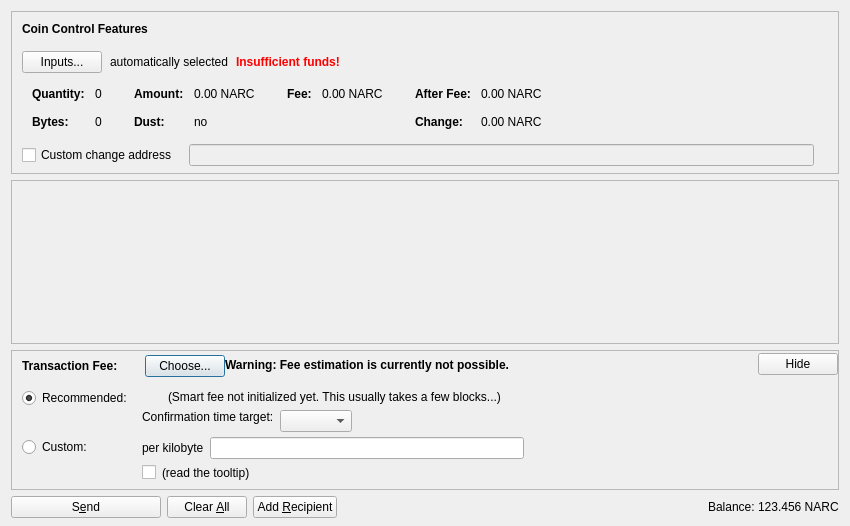
<?xml version="1.0" encoding="UTF-8"?>
<ui version="4.0">
 <class>SendCoinsDialog</class>
 <widget class="QDialog" name="SendCoinsDialog">
  <property name="geometry">
   <rect>
    <x>0</x>
    <y>0</y>
    <width>850</width>
    <height>526</height>
   </rect>
  </property>
  <property name="windowTitle">
   <string>Send Coins</string>
  </property>
  <layout class="QVBoxLayout" name="verticalLayout" stretch="0,1,0,0">
   <property name="bottomMargin">
    <number>8</number>
   </property>
   <item>
    <widget class="QFrame" name="frameCoinControl">
     <property name="sizePolicy">
      <sizepolicy hsizetype="Expanding" vsizetype="Expanding">
       <horstretch>0</horstretch>
       <verstretch>0</verstretch>
      </sizepolicy>
     </property>
     <property name="maximumSize">
      <size>
       <width>16777215</width>
       <height>16777215</height>
      </size>
     </property>
     <property name="frameShape">
      <enum>QFrame::StyledPanel</enum>
     </property>
     <property name="frameShadow">
      <enum>QFrame::Sunken</enum>
     </property>
     <layout class="QVBoxLayout" name="verticalLayoutCoinControl2">
      <property name="spacing">
       <number>0</number>
      </property>
      <property name="leftMargin">
       <number>0</number>
      </property>
      <property name="topMargin">
       <number>0</number>
      </property>
      <property name="rightMargin">
       <number>0</number>
      </property>
      <property name="bottomMargin">
       <number>6</number>
      </property>
      <item>
       <layout class="QVBoxLayout" name="verticalLayoutCoinControl" stretch="0,0,0,0,1">
        <property name="spacing">
         <number>0</number>
        </property>
        <property name="leftMargin">
         <number>10</number>
        </property>
        <property name="topMargin">
         <number>10</number>
        </property>
        <item>
         <layout class="QHBoxLayout" name="horizontalLayoutCoinControl1">
          <property name="bottomMargin">
           <number>15</number>
          </property>
          <item>
           <widget class="QLabel" name="labelCoinControlFeatures">
            <property name="sizePolicy">
             <sizepolicy hsizetype="Preferred" vsizetype="Maximum">
              <horstretch>0</horstretch>
              <verstretch>0</verstretch>
             </sizepolicy>
            </property>
            <property name="font">
             <font>
              <weight>75</weight>
              <bold>true</bold>
             </font>
            </property>
            <property name="styleSheet">
             <string notr="true">font-weight:bold;</string>
            </property>
            <property name="text">
             <string>Coin Control Features</string>
            </property>
           </widget>
          </item>
         </layout>
        </item>
        <item>
         <layout class="QHBoxLayout" name="horizontalLayoutCoinControl2" stretch="0,0,0,0">
          <property name="spacing">
           <number>8</number>
          </property>
          <property name="bottomMargin">
           <number>10</number>
          </property>
          <item>
           <widget class="QPushButton" name="pushButtonCoinControl">
            <property name="styleSheet">
             <string notr="true"/>
            </property>
            <property name="text">
             <string>Inputs...</string>
            </property>
            <property name="autoDefault">
             <bool>false</bool>
            </property>
           </widget>
          </item>
          <item>
           <widget class="QLabel" name="labelCoinControlAutomaticallySelected">
            <property name="text">
             <string>automatically selected</string>
            </property>
            <property name="margin">
             <number>5</number>
            </property>
           </widget>
          </item>
          <item>
           <widget class="QLabel" name="labelCoinControlInsuffFunds">
            <property name="font">
             <font>
              <weight>75</weight>
              <bold>true</bold>
             </font>
            </property>
            <property name="styleSheet">
             <string notr="true">color:red;font-weight:bold;</string>
            </property>
            <property name="text">
             <string>Insufficient funds!</string>
            </property>
            <property name="margin">
             <number>5</number>
            </property>
           </widget>
          </item>
          <item>
           <spacer name="horizontalSpacerCoinControl">
            <property name="orientation">
             <enum>Qt::Horizontal</enum>
            </property>
            <property name="sizeHint" stdset="0">
             <size>
              <width>40</width>
              <height>1</height>
             </size>
            </property>
           </spacer>
          </item>
         </layout>
        </item>
        <item>
         <widget class="QWidget" name="widgetCoinControl" native="true">
          <property name="sizePolicy">
           <sizepolicy hsizetype="Preferred" vsizetype="Preferred">
            <horstretch>0</horstretch>
            <verstretch>0</verstretch>
           </sizepolicy>
          </property>
          <property name="minimumSize">
           <size>
            <width>0</width>
            <height>0</height>
           </size>
          </property>
          <property name="styleSheet">
           <string notr="true"/>
          </property>
          <layout class="QHBoxLayout" name="horizontalLayoutCoinControl5">
           <property name="leftMargin">
            <number>0</number>
           </property>
           <property name="topMargin">
            <number>0</number>
           </property>
           <property name="rightMargin">
            <number>0</number>
           </property>
           <property name="bottomMargin">
            <number>0</number>
           </property>
           <item>
            <layout class="QHBoxLayout" name="horizontalLayoutCoinControl3" stretch="0,0,0,1">
             <property name="spacing">
              <number>20</number>
             </property>
             <property name="topMargin">
              <number>0</number>
             </property>
             <property name="bottomMargin">
              <number>10</number>
             </property>
             <item>
              <layout class="QFormLayout" name="formLayoutCoinControl1">
               <property name="horizontalSpacing">
                <number>10</number>
               </property>
               <property name="verticalSpacing">
                <number>14</number>
               </property>
               <property name="leftMargin">
                <number>10</number>
               </property>
               <property name="topMargin">
                <number>4</number>
               </property>
               <property name="rightMargin">
                <number>6</number>
               </property>
               <item row="0" column="0">
                <widget class="QLabel" name="labelCoinControlQuantityText">
                 <property name="font">
                  <font>
                   <weight>75</weight>
                   <bold>true</bold>
                  </font>
                 </property>
                 <property name="text">
                  <string>Quantity:</string>
                 </property>
                 <property name="margin">
                  <number>0</number>
                 </property>
                </widget>
               </item>
               <item row="0" column="1">
                <widget class="QLabel" name="labelCoinControlQuantity">
                 <property name="cursor">
                  <cursorShape>IBeamCursor</cursorShape>
                 </property>
                 <property name="contextMenuPolicy">
                  <enum>Qt::ActionsContextMenu</enum>
                 </property>
                 <property name="text">
                  <string notr="true">0</string>
                 </property>
                 <property name="margin">
                  <number>0</number>
                 </property>
                 <property name="textInteractionFlags">
                  <set>Qt::LinksAccessibleByMouse|Qt::TextSelectableByKeyboard|Qt::TextSelectableByMouse</set>
                 </property>
                </widget>
               </item>
               <item row="1" column="0">
                <widget class="QLabel" name="labelCoinControlBytesText">
                 <property name="font">
                  <font>
                   <weight>75</weight>
                   <bold>true</bold>
                  </font>
                 </property>
                 <property name="text">
                  <string>Bytes:</string>
                 </property>
                </widget>
               </item>
               <item row="1" column="1">
                <widget class="QLabel" name="labelCoinControlBytes">
                 <property name="cursor">
                  <cursorShape>IBeamCursor</cursorShape>
                 </property>
                 <property name="contextMenuPolicy">
                  <enum>Qt::ActionsContextMenu</enum>
                 </property>
                 <property name="text">
                  <string notr="true">0</string>
                 </property>
                 <property name="textInteractionFlags">
                  <set>Qt::LinksAccessibleByMouse|Qt::TextSelectableByKeyboard|Qt::TextSelectableByMouse</set>
                 </property>
                </widget>
               </item>
              </layout>
             </item>
             <item>
              <layout class="QFormLayout" name="formLayoutCoinControl2">
               <property name="horizontalSpacing">
                <number>10</number>
               </property>
               <property name="verticalSpacing">
                <number>14</number>
               </property>
               <property name="leftMargin">
                <number>6</number>
               </property>
               <property name="topMargin">
                <number>4</number>
               </property>
               <property name="rightMargin">
                <number>6</number>
               </property>
               <item row="0" column="0">
                <widget class="QLabel" name="labelCoinControlAmountText">
                 <property name="font">
                  <font>
                   <weight>75</weight>
                   <bold>true</bold>
                  </font>
                 </property>
                 <property name="text">
                  <string>Amount:</string>
                 </property>
                 <property name="margin">
                  <number>0</number>
                 </property>
                </widget>
               </item>
               <item row="0" column="1">
                <widget class="QLabel" name="labelCoinControlAmount">
                 <property name="cursor">
                  <cursorShape>IBeamCursor</cursorShape>
                 </property>
                 <property name="contextMenuPolicy">
                  <enum>Qt::ActionsContextMenu</enum>
                 </property>
                 <property name="text">
                  <string notr="true">0.00 NARC</string>
                 </property>
                 <property name="textInteractionFlags">
                  <set>Qt::LinksAccessibleByMouse|Qt::TextSelectableByKeyboard|Qt::TextSelectableByMouse</set>
                 </property>
                </widget>
               </item>
               <item row="1" column="0">
                <widget class="QLabel" name="labelCoinControlLowOutputText">
                 <property name="font">
                  <font>
                   <weight>75</weight>
                   <bold>true</bold>
                  </font>
                 </property>
                 <property name="text">
                  <string>Dust:</string>
                 </property>
                </widget>
               </item>
               <item row="1" column="1">
                <widget class="QLabel" name="labelCoinControlLowOutput">
                 <property name="cursor">
                  <cursorShape>IBeamCursor</cursorShape>
                 </property>
                 <property name="contextMenuPolicy">
                  <enum>Qt::ActionsContextMenu</enum>
                 </property>
                 <property name="text">
                  <string notr="true">no</string>
                 </property>
                 <property name="textInteractionFlags">
                  <set>Qt::LinksAccessibleByMouse|Qt::TextSelectableByKeyboard|Qt::TextSelectableByMouse</set>
                 </property>
                </widget>
               </item>
              </layout>
             </item>
             <item>
              <layout class="QFormLayout" name="formLayoutCoinControl3">
               <property name="horizontalSpacing">
                <number>10</number>
               </property>
               <property name="verticalSpacing">
                <number>14</number>
               </property>
               <property name="leftMargin">
                <number>6</number>
               </property>
               <property name="topMargin">
                <number>4</number>
               </property>
               <property name="rightMargin">
                <number>6</number>
               </property>
               <item row="0" column="0">
                <widget class="QLabel" name="labelCoinControlFeeText">
                 <property name="font">
                  <font>
                   <weight>75</weight>
                   <bold>true</bold>
                  </font>
                 </property>
                 <property name="text">
                  <string>Fee:</string>
                 </property>
                 <property name="margin">
                  <number>0</number>
                 </property>
                </widget>
               </item>
               <item row="0" column="1">
                <widget class="QLabel" name="labelCoinControlFee">
                 <property name="cursor">
                  <cursorShape>IBeamCursor</cursorShape>
                 </property>
                 <property name="contextMenuPolicy">
                  <enum>Qt::ActionsContextMenu</enum>
                 </property>
                 <property name="text">
                  <string notr="true">0.00 NARC</string>
                 </property>
                 <property name="textInteractionFlags">
                  <set>Qt::LinksAccessibleByMouse|Qt::TextSelectableByKeyboard|Qt::TextSelectableByMouse</set>
                 </property>
                </widget>
               </item>
              </layout>
             </item>
             <item>
              <layout class="QFormLayout" name="formLayoutCoinControl4">
               <property name="horizontalSpacing">
                <number>10</number>
               </property>
               <property name="verticalSpacing">
                <number>14</number>
               </property>
               <property name="leftMargin">
                <number>6</number>
               </property>
               <property name="topMargin">
                <number>4</number>
               </property>
               <property name="rightMargin">
                <number>6</number>
               </property>
               <item row="0" column="0">
                <widget class="QLabel" name="labelCoinControlAfterFeeText">
                 <property name="font">
                  <font>
                   <weight>75</weight>
                   <bold>true</bold>
                  </font>
                 </property>
                 <property name="text">
                  <string>After Fee:</string>
                 </property>
                 <property name="margin">
                  <number>0</number>
                 </property>
                </widget>
               </item>
               <item row="0" column="1">
                <widget class="QLabel" name="labelCoinControlAfterFee">
                 <property name="cursor">
                  <cursorShape>IBeamCursor</cursorShape>
                 </property>
                 <property name="contextMenuPolicy">
                  <enum>Qt::ActionsContextMenu</enum>
                 </property>
                 <property name="text">
                  <string notr="true">0.00 NARC</string>
                 </property>
                 <property name="textInteractionFlags">
                  <set>Qt::LinksAccessibleByMouse|Qt::TextSelectableByKeyboard|Qt::TextSelectableByMouse</set>
                 </property>
                </widget>
               </item>
               <item row="1" column="0">
                <widget class="QLabel" name="labelCoinControlChangeText">
                 <property name="font">
                  <font>
                   <weight>75</weight>
                   <bold>true</bold>
                  </font>
                 </property>
                 <property name="text">
                  <string>Change:</string>
                 </property>
                </widget>
               </item>
               <item row="1" column="1">
                <widget class="QLabel" name="labelCoinControlChange">
                 <property name="cursor">
                  <cursorShape>IBeamCursor</cursorShape>
                 </property>
                 <property name="contextMenuPolicy">
                  <enum>Qt::ActionsContextMenu</enum>
                 </property>
                 <property name="text">
                  <string notr="true">0.00 NARC</string>
                 </property>
                 <property name="textInteractionFlags">
                  <set>Qt::LinksAccessibleByMouse|Qt::TextSelectableByKeyboard|Qt::TextSelectableByMouse</set>
                 </property>
                </widget>
               </item>
              </layout>
             </item>
            </layout>
           </item>
          </layout>
         </widget>
        </item>
        <item>
         <layout class="QHBoxLayout" name="horizontalLayoutCoinControl4" stretch="0,0,0">
          <property name="spacing">
           <number>12</number>
          </property>
          <property name="sizeConstraint">
           <enum>QLayout::SetDefaultConstraint</enum>
          </property>
          <property name="topMargin">
           <number>5</number>
          </property>
          <property name="rightMargin">
           <number>5</number>
          </property>
          <item>
           <widget class="QCheckBox" name="checkBoxCoinControlChange">
            <property name="toolTip">
             <string>If this is activated, but the change address is empty or invalid, change will be sent to a newly generated address.</string>
            </property>
            <property name="text">
             <string>Custom change address</string>
            </property>
           </widget>
          </item>
          <item>
           <widget class="QValidatedLineEdit" name="lineEditCoinControlChange">
            <property name="enabled">
             <bool>false</bool>
            </property>
            <property name="sizePolicy">
             <sizepolicy hsizetype="Expanding" vsizetype="Fixed">
              <horstretch>0</horstretch>
              <verstretch>0</verstretch>
             </sizepolicy>
            </property>
           </widget>
          </item>
          <item>
           <widget class="QLabel" name="labelCoinControlChangeLabel">
            <property name="sizePolicy">
             <sizepolicy hsizetype="Preferred" vsizetype="Expanding">
              <horstretch>0</horstretch>
              <verstretch>0</verstretch>
             </sizepolicy>
            </property>
            <property name="minimumSize">
             <size>
              <width>0</width>
              <height>0</height>
             </size>
            </property>
            <property name="text">
             <string/>
            </property>
            <property name="margin">
             <number>3</number>
            </property>
           </widget>
          </item>
         </layout>
        </item>
        <item>
         <spacer name="verticalSpacerCoinControl">
          <property name="orientation">
           <enum>Qt::Vertical</enum>
          </property>
          <property name="sizeHint" stdset="0">
           <size>
            <width>800</width>
            <height>1</height>
           </size>
          </property>
         </spacer>
        </item>
       </layout>
      </item>
     </layout>
    </widget>
   </item>
   <item>
    <widget class="QScrollArea" name="scrollArea">
     <property name="widgetResizable">
      <bool>true</bool>
     </property>
     <widget class="QWidget" name="scrollAreaWidgetContents">
      <property name="geometry">
       <rect>
        <x>0</x>
        <y>0</y>
        <width>830</width>
        <height>104</height>
       </rect>
      </property>
      <layout class="QVBoxLayout" name="verticalLayout_2" stretch="0,1">
       <property name="leftMargin">
        <number>0</number>
       </property>
       <property name="topMargin">
        <number>0</number>
       </property>
       <property name="rightMargin">
        <number>0</number>
       </property>
       <property name="bottomMargin">
        <number>0</number>
       </property>
       <item>
        <layout class="QVBoxLayout" name="entries">
         <property name="spacing">
          <number>6</number>
         </property>
        </layout>
       </item>
       <item>
        <spacer name="verticalSpacer">
         <property name="orientation">
          <enum>Qt::Vertical</enum>
         </property>
         <property name="sizeHint" stdset="0">
          <size>
           <width>20</width>
           <height>40</height>
          </size>
         </property>
        </spacer>
       </item>
      </layout>
     </widget>
    </widget>
   </item>
   <item>
    <widget class="QFrame" name="frameFee">
     <property name="sizePolicy">
      <sizepolicy hsizetype="Expanding" vsizetype="Expanding">
       <horstretch>0</horstretch>
       <verstretch>0</verstretch>
      </sizepolicy>
     </property>
     <property name="maximumSize">
      <size>
       <width>16777215</width>
       <height>16777215</height>
      </size>
     </property>
     <property name="frameShape">
      <enum>QFrame::StyledPanel</enum>
     </property>
     <property name="frameShadow">
      <enum>QFrame::Sunken</enum>
     </property>
     <layout class="QVBoxLayout" name="verticalLayoutFee1">
      <property name="spacing">
       <number>0</number>
      </property>
      <property name="leftMargin">
       <number>0</number>
      </property>
      <property name="topMargin">
       <number>0</number>
      </property>
      <property name="rightMargin">
       <number>0</number>
      </property>
      <property name="bottomMargin">
       <number>0</number>
      </property>
      <item>
       <layout class="QVBoxLayout" name="verticalLayoutFee2" stretch="0,0,0">
        <property name="spacing">
         <number>0</number>
        </property>
        <property name="leftMargin">
         <number>10</number>
        </property>
        <property name="topMargin">
         <number>0</number>
        </property>
        <item>
         <layout class="QHBoxLayout" name="horizontalLayoutFee1">
          <property name="bottomMargin">
           <number>0</number>
          </property>
          <item>
           <layout class="QVBoxLayout" name="verticalLayoutFee7">
            <property name="spacing">
             <number>0</number>
            </property>
            <item>
             <spacer name="verticalSpacerSmartFee">
              <property name="orientation">
               <enum>Qt::Vertical</enum>
              </property>
              <property name="sizeType">
               <enum>QSizePolicy::Fixed</enum>
              </property>
              <property name="sizeHint" stdset="0">
               <size>
                <width>1</width>
                <height>4</height>
               </size>
              </property>
             </spacer>
            </item>
            <item>
             <layout class="QHBoxLayout" name="horizontalLayoutSmartFee">
              <property name="spacing">
               <number>10</number>
              </property>
              <item>
               <widget class="QLabel" name="labelFeeHeadline">
                <property name="sizePolicy">
                 <sizepolicy hsizetype="Preferred" vsizetype="Maximum">
                  <horstretch>0</horstretch>
                  <verstretch>0</verstretch>
                 </sizepolicy>
                </property>
                <property name="font">
                 <font>
                  <weight>75</weight>
                  <bold>true</bold>
                 </font>
                </property>
                <property name="styleSheet">
                 <string notr="true">font-weight:bold;</string>
                </property>
                <property name="text">
                 <string>Transaction Fee:</string>
                </property>
               </widget>
              </item>
              <item>
               <widget class="QLabel" name="labelFeeMinimized">
                <property name="text">
                 <string/>
                </property>
               </widget>
              </item>
              <item>
               <widget class="QPushButton" name="buttonChooseFee">
                <property name="text">
                 <string>Choose...</string>
                </property>
               </widget>
              </item>
             </layout>
            </item>
            <item>
             <spacer name="verticalSpacer_5">
              <property name="orientation">
               <enum>Qt::Vertical</enum>
              </property>
              <property name="sizeHint" stdset="0">
               <size>
                <width>1</width>
                <height>1</height>
               </size>
              </property>
             </spacer>
            </item>
           </layout>
          </item>
          <item>
           <widget class="QLabel" name="fallbackFeeWarningLabel">
            <property name="toolTip">
             <string>Using the fallbackfee can result in sending a transaction that will take several hours or days (or never) to confirm. Consider choosing your fee manually or wait until you have validated the complete chain.</string>
            </property>
            <property name="font">
            <font>
                <weight>75</weight>
                <bold>true</bold>
            </font>
            </property>
            <property name="text">
             <string>Warning: Fee estimation is currently not possible.</string>
            </property>
            <property name="wordWrap">
             <bool>false</bool>
            </property>
           </widget>
          </item>
          <item>
           <spacer name="horizontalSpacer_4">
            <property name="orientation">
             <enum>Qt::Horizontal</enum>
            </property>
            <property name="sizeType">
             <enum>QSizePolicy::MinimumExpanding</enum>
            </property>
            <property name="sizeHint" stdset="0">
             <size>
              <width>40</width>
              <height>20</height>
             </size>
            </property>
           </spacer>
          </item>
          <item>
           <widget class="QPushButton" name="buttonMinimizeFee">
            <property name="toolTip">
             <string>collapse fee-settings</string>
            </property>
            <property name="text">
             <string>Hide</string>
            </property>
           </widget>
          </item>
         </layout>
        </item>
        <item>
         <widget class="QFrame" name="frameFeeSelection">
          <layout class="QVBoxLayout" name="verticalLayoutFee12">
           <property name="spacing">
            <number>0</number>
           </property>
           <property name="leftMargin">
            <number>0</number>
           </property>
           <property name="topMargin">
            <number>0</number>
           </property>
           <property name="rightMargin">
            <number>0</number>
           </property>
           <property name="bottomMargin">
            <number>0</number>
           </property>
           <item>
            <layout class="QGridLayout" name="gridLayoutFee">
             <property name="topMargin">
              <number>10</number>
             </property>
             <property name="bottomMargin">
              <number>4</number>
             </property>
             <property name="horizontalSpacing">
              <number>10</number>
             </property>
             <property name="verticalSpacing">
              <number>4</number>
             </property>
             <item row="1" column="1">
              <layout class="QVBoxLayout" name="verticalLayoutFee8">
               <property name="spacing">
                <number>6</number>
               </property>
               <item>
                <layout class="QHBoxLayout" name="horizontalLayoutFee13">
                 <item>
                  <widget class="QLabel" name="labelCustomPerKilobyte">
                   <property name="toolTip">
                    <string>If the custom fee is set to 1000 satoshis and the transaction is only 250 bytes, then &quot;per kilobyte&quot; only pays 250 satoshis in fee, while &quot;total at least&quot; pays 1000 satoshis. For transactions bigger than a kilobyte both pay by kilobyte.</string>
                   </property>
                   <property name="text">
                    <string>per kilobyte</string>
                   </property>
                  </widget>
                 </item>
                 <item>
                  <widget class="BitcoinAmountField" name="customFee"/>
                 </item>
                 <item>
                  <spacer name="horizontalSpacer_6">
                   <property name="orientation">
                    <enum>Qt::Horizontal</enum>
                   </property>
                   <property name="sizeHint" stdset="0">
                    <size>
                     <width>1</width>
                     <height>1</height>
                    </size>
                   </property>
                  </spacer>
                 </item>
                </layout>
               </item>
               <item>
                <layout class="QHBoxLayout" name="horizontalLayoutFee8">
                 <item>
                  <widget class="QCheckBox" name="checkBoxMinimumFee">
                   <property name="toolTip">
                    <string>Paying only the minimum fee is just fine as long as there is less transaction volume than space in the blocks. But be aware that this can end up in a never confirming transaction once there is more demand for narucoin transactions than the network can process.</string>
                   </property>
                   <property name="text">
                    <string/>
                   </property>
                  </widget>
                 </item>
                 <item>
                  <widget class="QLabel" name="labelMinFeeWarning">
                   <property name="enabled">
                    <bool>true</bool>
                   </property>
                   <property name="toolTip">
                    <string>Paying only the minimum fee is just fine as long as there is less transaction volume than space in the blocks. But be aware that this can end up in a never confirming transaction once there is more demand for narucoin transactions than the network can process.</string>
                   </property>
                   <property name="text">
                    <string>(read the tooltip)</string>
                   </property>
                   <property name="margin">
                    <number>5</number>
                   </property>
                  </widget>
                 </item>
                 <item>
                  <spacer name="horizontalSpacer_2">
                   <property name="orientation">
                    <enum>Qt::Horizontal</enum>
                   </property>
                   <property name="sizeHint" stdset="0">
                    <size>
                     <width>1</width>
                     <height>1</height>
                    </size>
                   </property>
                  </spacer>
                 </item>
                </layout>
               </item>
              </layout>
             </item>
             <item row="0" column="0">
              <layout class="QVBoxLayout" name="verticalLayoutFee4" stretch="0,1">
               <item>
                <widget class="QRadioButton" name="radioSmartFee">
                 <property name="text">
                  <string>Recommended:</string>
                 </property>
                 <property name="checked">
                  <bool>true</bool>
                 </property>
                 <attribute name="buttonGroup">
                  <string notr="true">groupFee</string>
                 </attribute>
                </widget>
               </item>
               <item>
                <spacer name="verticalSpacer_2">
                 <property name="orientation">
                  <enum>Qt::Vertical</enum>
                 </property>
                 <property name="sizeHint" stdset="0">
                  <size>
                   <width>1</width>
                   <height>1</height>
                  </size>
                 </property>
                </spacer>
               </item>
              </layout>
             </item>
             <item row="1" column="0">
              <layout class="QVBoxLayout" name="verticalLayoutFee9" stretch="0,1">
               <item>
                <widget class="QRadioButton" name="radioCustomFee">
                 <property name="text">
                  <string>Custom:</string>
                 </property>
                 <attribute name="buttonGroup">
                  <string notr="true">groupFee</string>
                 </attribute>
                </widget>
               </item>
               <item>
                <spacer name="verticalSpacer_6">
                 <property name="orientation">
                  <enum>Qt::Vertical</enum>
                 </property>
                 <property name="sizeHint" stdset="0">
                  <size>
                   <width>1</width>
                   <height>1</height>
                  </size>
                 </property>
                </spacer>
               </item>
              </layout>
             </item>
             <item row="0" column="1">
              <layout class="QVBoxLayout" name="verticalLayoutFee3" stretch="0,0,1">
               <property name="spacing">
                <number>6</number>
               </property>
               <property name="topMargin">
                <number>2</number>
               </property>
               <item>
                <layout class="QHBoxLayout" name="horizontalLayoutFee12">
                 <item>
                  <widget class="QLabel" name="labelSmartFee">
                   <property name="text">
                    <string/>
                   </property>
                   <property name="margin">
                    <number>2</number>
                   </property>
                  </widget>
                 </item>
                 <item>
                  <widget class="QLabel" name="labelFeeEstimation">
                   <property name="text">
                    <string/>
                   </property>
                  </widget>
                 </item>
                 <item>
                  <widget class="QLabel" name="labelSmartFee2">
                   <property name="text">
                    <string>(Smart fee not initialized yet. This usually takes a few blocks...)</string>
                   </property>
                   <property name="margin">
                    <number>2</number>
                   </property>
                  </widget>
                 </item>
                 <item>
                  <spacer name="horizontalSpacer_5">
                   <property name="orientation">
                    <enum>Qt::Horizontal</enum>
                   </property>
                   <property name="sizeHint" stdset="0">
                    <size>
                     <width>1</width>
                     <height>1</height>
                    </size>
                   </property>
                  </spacer>
                 </item>
                </layout>
               </item>
               <item>
                <layout class="QHBoxLayout" name="horizontalLayoutFee9">
                 <item>
                  <layout class="QVBoxLayout" name="verticalLayoutFee6">
                   <item>
                    <widget class="QLabel" name="labelSmartFee3">
                     <property name="text">
                      <string>Confirmation time target:</string>
                     </property>
                     <property name="margin">
                      <number>2</number>
                     </property>
                    </widget>
                   </item>
                   <item>
                    <spacer name="verticalSpacer_3">
                     <property name="orientation">
                      <enum>Qt::Vertical</enum>
                     </property>
                     <property name="sizeHint" stdset="0">
                      <size>
                       <width>1</width>
                       <height>1</height>
                      </size>
                     </property>
                    </spacer>
                   </item>
                  </layout>
                 </item>
                 <item>
                  <layout class="QVBoxLayout" name="verticalLayoutFee5">
                   <property name="rightMargin">
                    <number>30</number>
                   </property>
                   <item>
                    <layout class="QHBoxLayout" name="horizontalLayoutConfTarget">
                     <property name="bottomMargin">
                      <number>0</number>
                     </property>
                     <item>
                      <widget class="QComboBox" name="confTargetSelector"/>
                     </item>
                     <item>
                      <spacer name="horizontalSpacerConfTarget">
                       <property name="orientation">
                        <enum>Qt::Horizontal</enum>
                       </property>
                       <property name="sizeHint" stdset="0">
                        <size>
                         <width>40</width>
                         <height>20</height>
                        </size>
                       </property>
                      </spacer>
                     </item>
                    </layout>
                   </item>
                  </layout>
                 </item>
                </layout>
               </item>
               <item>
                <spacer name="verticalSpacer_4">
                 <property name="orientation">
                  <enum>Qt::Vertical</enum>
                 </property>
                 <property name="sizeHint" stdset="0">
                  <size>
                   <width>1</width>
                   <height>1</height>
                  </size>
                 </property>
                </spacer>
               </item>
              </layout>
             </item>
            </layout>
           </item>
          </layout>
         </widget>
        </item>
        <item>
         <spacer name="verticalSpacerFee">
          <property name="orientation">
           <enum>Qt::Vertical</enum>
          </property>
          <property name="sizeHint" stdset="0">
           <size>
            <width>40</width>
            <height>5</height>
           </size>
          </property>
         </spacer>
        </item>
       </layout>
      </item>
     </layout>
    </widget>
   </item>
   <item>
    <layout class="QHBoxLayout" name="horizontalLayout">
     <item>
      <widget class="QPushButton" name="sendButton">
       <property name="minimumSize">
        <size>
         <width>150</width>
         <height>0</height>
        </size>
       </property>
       <property name="toolTip">
        <string>Confirm the send action</string>
       </property>
       <property name="text">
        <string>S&amp;end</string>
       </property>
       <property name="icon">
        <iconset resource="../bitcoin.qrc">
         <normaloff>:/icons/send</normaloff>:/icons/send</iconset>
       </property>
       <property name="autoDefault">
        <bool>false</bool>
       </property>
       <property name="default">
        <bool>false</bool>
       </property>
      </widget>
     </item>
     <item>
      <widget class="QPushButton" name="clearButton">
       <property name="sizePolicy">
        <sizepolicy hsizetype="Minimum" vsizetype="Fixed">
         <horstretch>0</horstretch>
         <verstretch>0</verstretch>
        </sizepolicy>
       </property>
       <property name="toolTip">
        <string>Clear all fields of the form.</string>
       </property>
       <property name="text">
        <string>Clear &amp;All</string>
       </property>
       <property name="icon">
        <iconset resource="../bitcoin.qrc">
         <normaloff>:/icons/remove</normaloff>:/icons/remove</iconset>
       </property>
       <property name="autoDefault">
        <bool>false</bool>
       </property>
      </widget>
     </item>
     <item>
      <widget class="QPushButton" name="addButton">
       <property name="toolTip">
        <string>Send to multiple recipients at once</string>
       </property>
       <property name="text">
        <string>Add &amp;Recipient</string>
       </property>
       <property name="icon">
        <iconset resource="../bitcoin.qrc">
         <normaloff>:/icons/add</normaloff>:/icons/add</iconset>
       </property>
       <property name="autoDefault">
        <bool>false</bool>
       </property>
      </widget>
     </item>
     <item>
      <spacer name="horizontalSpacer">
       <property name="orientation">
        <enum>Qt::Horizontal</enum>
       </property>
       <property name="sizeHint" stdset="0">
        <size>
         <width>40</width>
         <height>20</height>
        </size>
       </property>
      </spacer>
     </item>
     <item>
      <layout class="QHBoxLayout" name="horizontalLayout_2">
       <property name="spacing">
        <number>3</number>
       </property>
       <item>
        <widget class="QLabel" name="label">
         <property name="sizePolicy">
          <sizepolicy hsizetype="Preferred" vsizetype="Fixed">
           <horstretch>0</horstretch>
           <verstretch>0</verstretch>
          </sizepolicy>
         </property>
         <property name="text">
          <string>Balance:</string>
         </property>
        </widget>
       </item>
       <item>
        <widget class="QLabel" name="labelBalance">
         <property name="sizePolicy">
          <sizepolicy hsizetype="Preferred" vsizetype="Fixed">
           <horstretch>0</horstretch>
           <verstretch>0</verstretch>
          </sizepolicy>
         </property>
         <property name="cursor">
          <cursorShape>IBeamCursor</cursorShape>
         </property>
         <property name="text">
          <string notr="true">123.456 NARC</string>
         </property>
         <property name="textInteractionFlags">
          <set>Qt::LinksAccessibleByMouse|Qt::TextSelectableByKeyboard|Qt::TextSelectableByMouse</set>
         </property>
        </widget>
       </item>
      </layout>
     </item>
    </layout>
   </item>
  </layout>
 </widget>
 <customwidgets>
  <customwidget>
   <class>QValidatedLineEdit</class>
   <extends>QLineEdit</extends>
   <header>qvalidatedlineedit.h</header>
  </customwidget>
  <customwidget>
   <class>BitcoinAmountField</class>
   <extends>QLineEdit</extends>
   <header>bitcoinamountfield.h</header>
   <container>1</container>
  </customwidget>
 </customwidgets>
 <resources>
  <include location="../bitcoin.qrc"/>
 </resources>
 <connections/>
 <buttongroups>
  <buttongroup name="groupFee"/>
 </buttongroups>
</ui>
